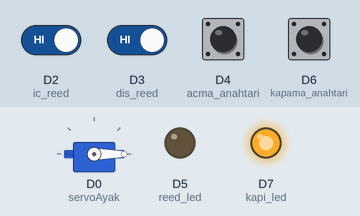
This sketch was run on a simulated Particle Photon. On the bench: servo, output pins drawn as LEDs (lit = HIGH). The inputs (shaded band) are chosen by the test bench; at power-on: D2 (ic_reed), D3 (dis_reed), D4 (acma_anahtari), D6 (kapama_anahtari) HIGH. The local clock reads 2024-03-15 10:24:30 at power-on unless the sketch sets it.

Above: at 1.2 s.
1.3 s: D4 (acma_anahtari) pulled LOW for 0.15 s
At 2.4 s:
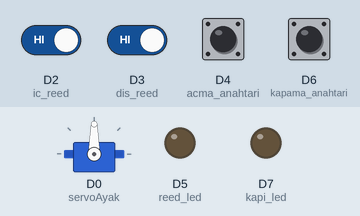
2.9 s: D6 (kapama_anahtari) pulled LOW for 0.15 s
At 3.6 s:
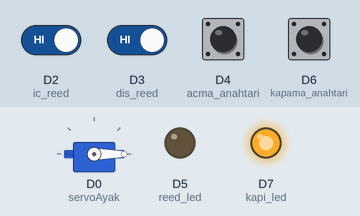
4.5 s: D4 (acma_anahtari) pulled LOW for 1 s
At 4.8 s:
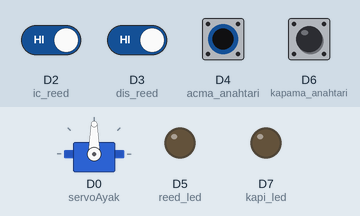
Timing chart, 0 to 7.5 s (numbered marks = the images above; inputs shaded):
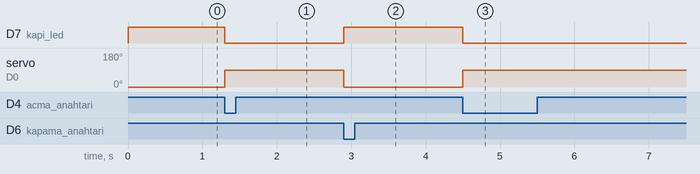

Measured:
- after the input at 1.3 s, D7 (kapi_led): HIGH → LOW at once; servo on D0 (servoAyak): 0° → 90° at once
- after the input at 2.9 s, D7 (kapi_led): LOW → HIGH at once; servo on D0 (servoAyak): 90° → 0° at once
- after the input at 4.5 s, D7 (kapi_led): HIGH → LOW at once; servo on D0 (servoAyak): 0° → 90° at once

The sketch:

ParticleKapi.ino
```cpp
const int servoAyak = D0;  // D0 servo sinyal ayağı SARI KABLO

const int ic_reed = D2;  // D2 İçeri REED anahtarı
const int dis_reed = D3; // D3 Dışarı REED anahtarı

const int kapama_anahtari = D6;  // D5 Kapı kapatma düğmesi
const int acma_anahtari = D4;  // D4 Kapı açma düğmesi

const int reed_led = D5;    // Reed durum ledi
const int kapi_led = D7;    // Kapı durum ledi

int acma_zamani  = 6*60;   // Kapının açık olacağı zaman Sabah 6
int kapama_zamani = 13*60;  // Kapının kapanacağı zaman gece 1
// Siz bu zamanı ihtiyaca göre değiştirebilirsiniz
int timeZoneOffset = 3;  // Istanbul Saati

int ndis_reed = 0;
int nkapi_ac = 0;  // 0=automatic zaman ayarlı;1=manual açma
bool bOverride = false;
bool bCatWasIn = true;
bool bOkToPublish = false;  //Başlangıçta herhangi birşey yollama

Servo myservo;  // Servo nesnesini tanımla

void ServoPosition(int pos)
{

    myservo.write(pos);                 // Açı değerini gir ve döndür

}

void kapiyiac()
{
    ServoPosition(90);
    digitalWrite(kapi_led, LOW);  // Led kapalıysa kapı açıktır
    if (bOkToPublish)
        Spark.publish("KapiAcik");    // BULUT sisteme KapiAcik verisini yolla
        // Bu veriye göre işleme yapılacak.
}

void kapiyikapat()
{
    ServoPosition(0);   // 0 açısına döndür
    digitalWrite(kapi_led, HIGH);  // Led açıksa kapı kapalıdır
    if (bOkToPublish)
        Spark.publish("KapiKapali");  // Bulut sisteme KapiKapali bilgisini yolla
}

bool doorIsCurrentlyClosed()
{
    return myservo.read() == 0; // Kapı zaten kapalıysa birşey yapma
}

// Kapı durumuna göre buluta veri yolla
int SetDoorState(String state)
{
    if (state == "OPEN") {
        nkapi_ac = 1;
        kapiyiac();
    }
    else {
        nkapi_ac = 2;
        kapiyikapat();
    }
    return 1;
}

void ShowCatIsIn()
{
    if (!bCatWasIn) {
        digitalWrite(reed_led, HIGH);  // Led açık ise hayvan içeridedir.

        if (bOkToPublish)
            Spark.publish("CatIsIn");   // Veriyi Yolla. Kedi içerde.
        delay(1000);
    }
    bCatWasIn = true;
}

void ShowCatIsOut()
{
    if (bCatWasIn) {
        digitalWrite(reed_led, LOW);  // Led kapaliysa hayvan dışarıda
        if (bOkToPublish)
            Spark.publish("CatIsOut");  //Veriyi yolla. Hayvan dışarıda
        delay(1000);
    }
    bCatWasIn = false;
}

// kesme servis rutini
void onCatIsIn()
{
    ndis_reed = 0;  // buluttan değere bakabilirsiniz.
}

// kesme servis rutini
void onCatIsOut()
{
    ndis_reed = 1;
}

void onOpenDoor()
{
    nkapi_ac = 1;
}

void onCloseDoor()
{
    nkapi_ac = 2;
}

// Gerçek zamanlı saat buluttan veri alir ve güncellenir
int getTime_Minute()
{
    return (Time.hour() + timeZoneOffset)%24 * 60 + Time.minute();
}

// Kışın kapıyı 1 saat geç aç (opsiyonel)
int getExtraTime_Minute(int x)
{
    return abs(((((x + 10)%365) -182) * 60) / 182);
}

bool okToGoOut()
{
    int currentTime = getTime_Minute();


    int dayOfTheYear = (Time.month() - 1)*30.5 + Time.day();

    int extra = getExtraTime_Minute(dayOfTheYear);  // open later in the winter

    if (currentTime == (acma_zamani + extra) || (currentTime == kapama_zamani))
        nkapi_ac = 0;

    return (currentTime >= (acma_zamani + extra)) && (currentTime < kapama_zamani);
}

void setupPins()
{
    // Ayakları ayarla
    pinMode(ic_reed, INPUT_PULLUP);
    pinMode(dis_reed, INPUT_PULLUP);
    pinMode(kapama_anahtari, INPUT_PULLUP);
    pinMode(acma_anahtari, INPUT_PULLUP);
    // Ledler çıkış olmalı
    pinMode(kapi_led, OUTPUT);
    pinMode(reed_led, OUTPUT);
}

void setupInterrupts()
{
    // Kesmeleri ayarla
    attachInterrupt(ic_reed, onCatIsIn, FALLING);
    attachInterrupt(dis_reed, onCatIsOut, FALLING);
    attachInterrupt(kapama_anahtari, onCloseDoor, FALLING);
    attachInterrupt(acma_anahtari, onOpenDoor, FALLING);
}

// Bütün ayakları kesmeleri ve servoyu tanımla
void setup()
{
    nkapi_ac = 0;    // Otomatik zaman modu
    ndis_reed = 0;
    bCatWasIn = true;   //önceki durumu gözle

    setupPins();
    setupInterrupts();
    myservo.attach(servoAyak);  // D0'a servoyu bağla


    // Bulut değerlerini tanımla
    Spark.variable("bCatIsOut", &ndis_reed, INT);
    // Bulut fonksiyonları
    Spark.function("SetDoorState", SetDoorState);

    // Eğer kapılar açılmalıysa denetle
    if (okToGoOut())
        kapiyiac();
    else
        kapiyikapat();

    bOkToPublish = true;
}


void loop()
{
    if (ndis_reed == 1)
        ShowCatIsOut();
    else
        ShowCatIsIn();

    bool oktogoout = okToGoOut();
    // Kapı açılmalıysa denetle
    if ( (nkapi_ac == 1 || ( oktogoout && nkapi_ac == 0 )) && doorIsCurrentlyClosed())
            kapiyiac();

    // Kapı açılmalıysa denetle
    if ( (nkapi_ac == 2 || ( !oktogoout && nkapi_ac == 0 )) && !doorIsCurrentlyClosed())
            kapiyikapat();

}
```
